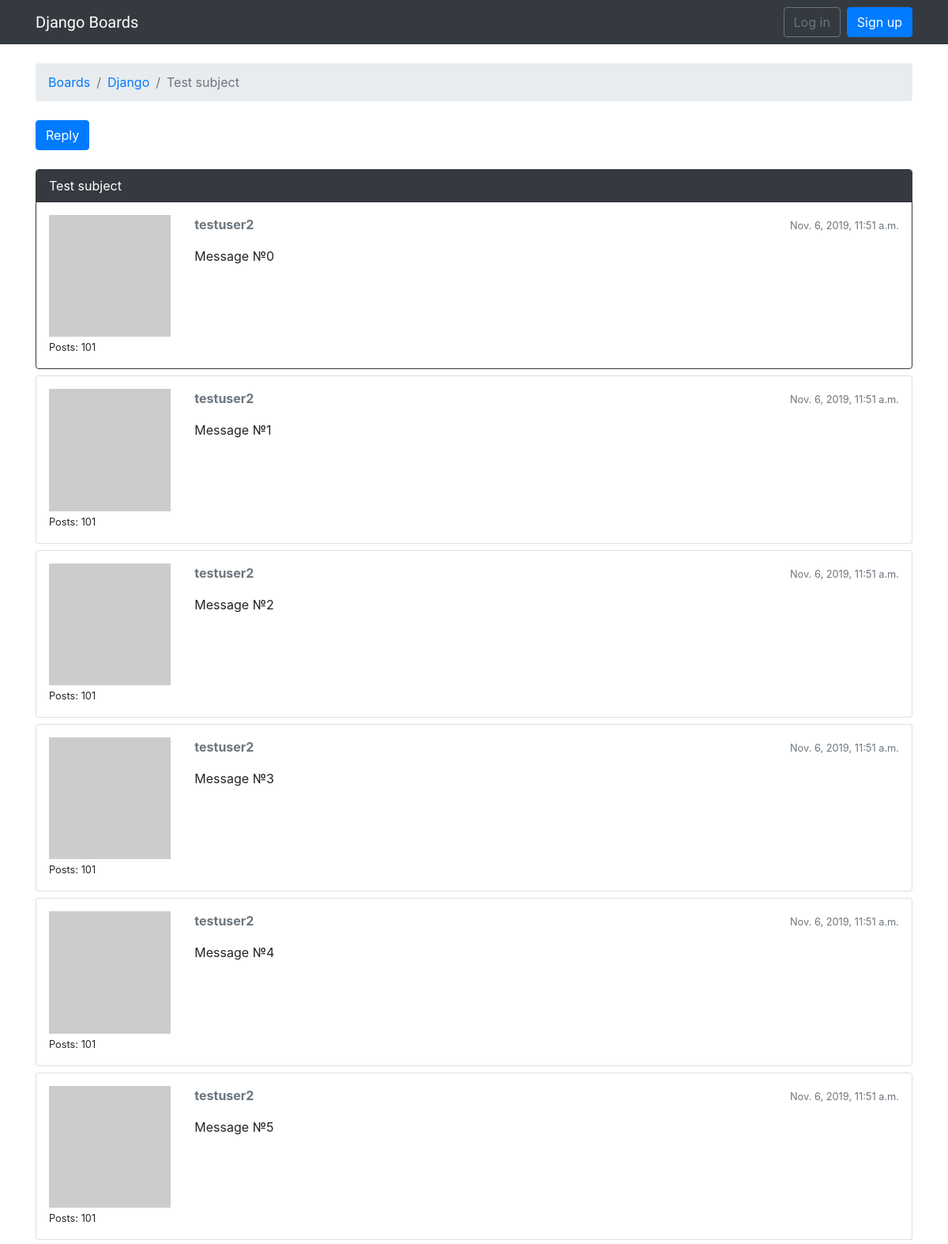
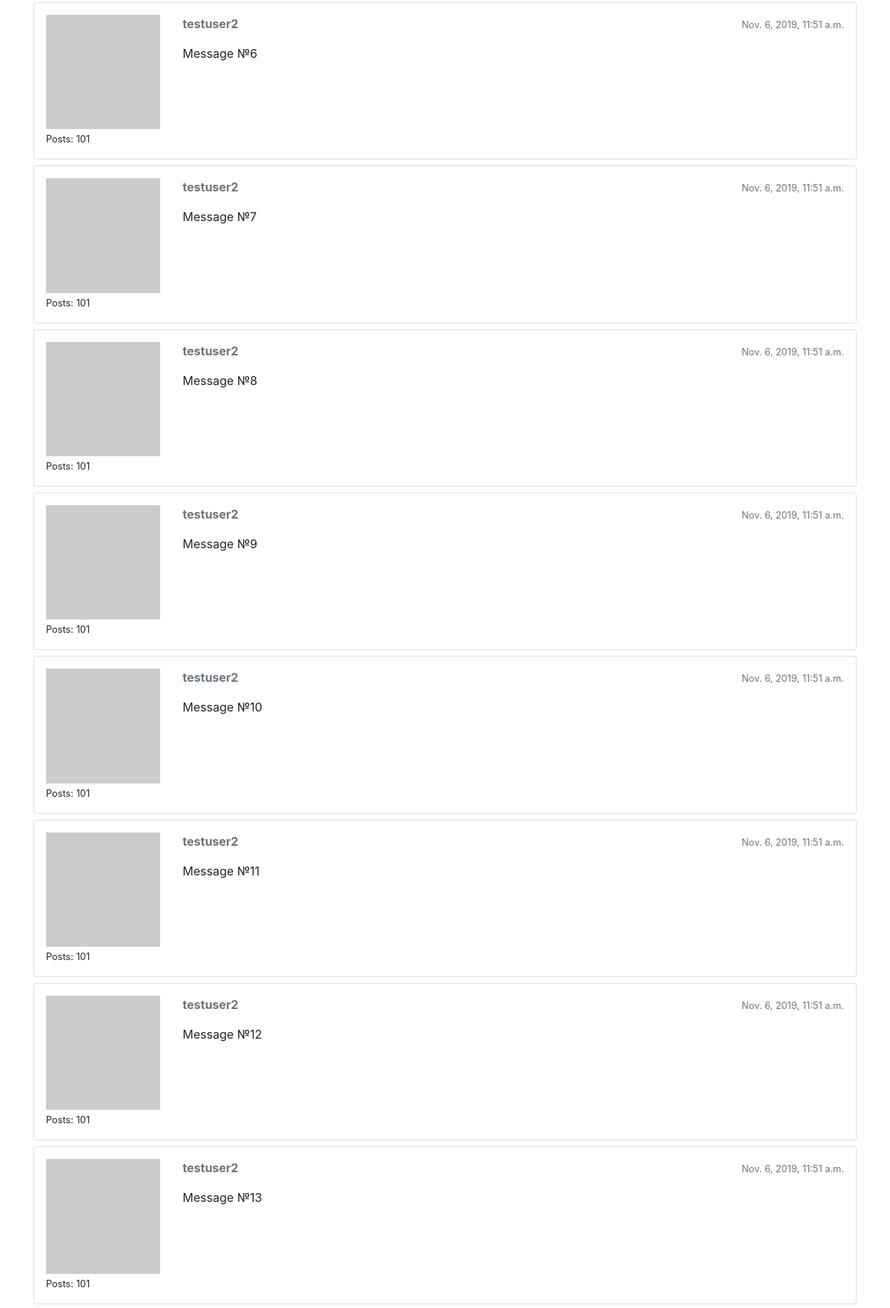
The page /boards/1/topics/1/ (upper part) on the database its author committed (2 pictures, top to bottom).
### boards/models.py (models this page shows, shortened)
class Topic(models.Model):
    subject = models.CharField(max_length=255)
    last_updated = models.DateTimeField(auto_now_add=True)
    board = models.ForeignKey(Board, related_name='topics', on_delete=models.CASCADE)
    starter = models.ForeignKey(User, related_name='topics', on_delete=models.DO_NOTHING)
    views = models.PositiveIntegerField(default=0)

class Board(models.Model):
    name = models.CharField(max_length=30, unique=True)
    description = models.CharField(max_length=100)

class Post(models.Model):
    message = models.TextField(max_length=4000)
    topic = models.ForeignKey(Topic, related_name='posts', on_delete=models.CASCADE)
    created_at = models.DateTimeField(auto_now_add=True)
    updated_at = models.DateTimeField(null=True)
    created_by = models.ForeignKey(User, related_name='posts', on_delete=models.DO_NOTHING)
    updated_by = models.ForeignKey(User, null=True, related_name='+', on_delete=models.DO_NOTHING)
    def get_message_as_markdown(self):
        return mark_safe(markdown(self.message, safe_mode='escape'))

### accounts/models.py (models this page shows)
class User(AbstractUser):
    TYPE_CHOICES = (
        ('R', 'Reader'),
        ('B', 'Blogger')
    )
    user_type = models.CharField(max_length=1, choices=TYPE_CHOICES)

### boards/views.py (the view)
# urls.py: path('boards/<int:pk>/topics/<int:topic_pk>/', views.PostListView.as_view(), name='topic_posts'),
class PostListView(ListView):
    model = Post
    context_object_name = 'posts'
    template_name = 'topic_posts.html'
    paginate_by = 20
    def get_context_data(self, **kwargs):
        session_key = f'viewed_topic_{self.topic.pk}'
        if not self.request.session.get(session_key, False):
            self.topic.views += 1
            self.topic.save()
            self.request.session[session_key] = True
        kwargs['topic'] = self.topic
        return super().get_context_data(**kwargs)
    def get_queryset(self):
        self.topic = get_object_or_404(Topic, board__pk=self.kwargs.get('pk'), pk=self.kwargs.get('topic_pk'))
        queryset = self.topic.posts.order_by('created_at')
        return queryset

### boards/templatetags/gravatar.py (called while the page is built)
@register.filter
def gravatar(user):
    email = user.email.lower().encode('utf-8')
    default = 'mm'
    size = 256
    url = 'https://www.gravatar.com/avatar/{md5}?{params}'.format(
        md5=hashlib.md5(email).hexdigest(),
        params=urlencode({'d': default, 's': str(size)})
    )
    return url

### templates/topic_posts.html (shortened to what this page needs)
{% extends 'base.html' %}
{% load static %}
{% load gravatar %}
{% block breadcrumb %}
  <li class="breadcrumb-item"><a href="{% url 'home' %}">Boards</a></li>
  <li class="breadcrumb-item"><a href="{% url 'board_topics' topic.board.pk %}">{{ topic.board.name }}</a></li>
  <li class="breadcrumb-item active">{{ topic.subject }}</li>
{% endblock %}
{% block content %}
  <div class="mb-4">
    <a href="{% url 'reply_topic' topic.board.pk topic.pk %}" class="btn btn-primary" role="button">Reply</a>
  </div>
    <div class="infinite-container">
      {% for post in posts %}
          <div class="infinite-item">
            <div id="{{post.pk}}" class="card mb-2 {%if page_obj.number == 1 and forloop.first %}border-dark{% endif %}">
              {% if page_obj.number == 1 and forloop.first %}
                <div class="card-header text-white bg-dark py-2 px-3">{{ topic.subject }}</div>
              {% endif %}
              <div class="card-body p-3">
                <div class="row">
                  <div class="col-2">
                    <img src="{{ post.created_by|gravatar }}" alt="{{ post.created_by.username }}" class="w-100">
                    <small>Posts: {{ post.created_by.posts.count }}</small>
                  </div>
                  <div class="col-10">
                    <div class="row mb-3">
                      <div class="col-6">
                        <strong class="text-muted">{{ post.created_by.username }}</strong>
                      </div>
                      <div class="col-6 text-right">
                        <small class="text-muted">{{ post.created_at }}</small>
                      </div>
                    </div>
                    {{ post.get_message_as_markdown }}
                  </div>
                </div>
              </div>
            </div>
          </div>
      {% endfor %}
    </div>
{% endblock %}

### rows shown on the page
Topic: board.name "Django", subject "Test subject"
Post: created_by.posts.count "101", created_by.username "testuser2", created_at "Nov. 6, 2019, 11:51 a.m.", get_message_as_markdown "Message №0"
Post: created_by.posts.count "101", created_by.username "testuser2", created_at "Nov. 6, 2019, 11:51 a.m.", get_message_as_markdown "Message №1"
Post: created_by.posts.count "101", created_by.username "testuser2", created_at "Nov. 6, 2019, 11:51 a.m.", get_message_as_markdown "Message №2"
Post: created_by.posts.count "101", created_by.username "testuser2", created_at "Nov. 6, 2019, 11:51 a.m.", get_message_as_markdown "Message №3"
Post: created_by.posts.count "101", created_by.username "testuser2", created_at "Nov. 6, 2019, 11:51 a.m.", get_message_as_markdown "Message №4"
Post: created_by.posts.count "101", created_by.username "testuser2", created_at "Nov. 6, 2019, 11:51 a.m.", get_message_as_markdown "Message №5"
Post: created_by.posts.count "101", created_by.username "testuser2", created_at "Nov. 6, 2019, 11:51 a.m.", get_message_as_markdown "Message №6"
Post: created_by.posts.count "101", created_by.username "testuser2", created_at "Nov. 6, 2019, 11:51 a.m.", get_message_as_markdown "Message №7"
Post: created_by.posts.count "101", created_by.username "testuser2", created_at "Nov. 6, 2019, 11:51 a.m.", get_message_as_markdown "Message №8"
Post: created_by.posts.count "101", created_by.username "testuser2", created_at "Nov. 6, 2019, 11:51 a.m.", get_message_as_markdown "Message №9"
Post: created_by.posts.count "101", created_by.username "testuser2", created_at "Nov. 6, 2019, 11:51 a.m.", get_message_as_markdown "Message №10"
Post: created_by.posts.count "101", created_by.username "testuser2", created_at "Nov. 6, 2019, 11:51 a.m.", get_message_as_markdown "Message №11"
Post: created_by.posts.count "101", created_by.username "testuser2", created_at "Nov. 6, 2019, 11:51 a.m.", get_message_as_markdown "Message №12"
Post: created_by.posts.count "101", created_by.username "testuser2", created_at "Nov. 6, 2019, 11:51 a.m.", get_message_as_markdown "Message №13"
